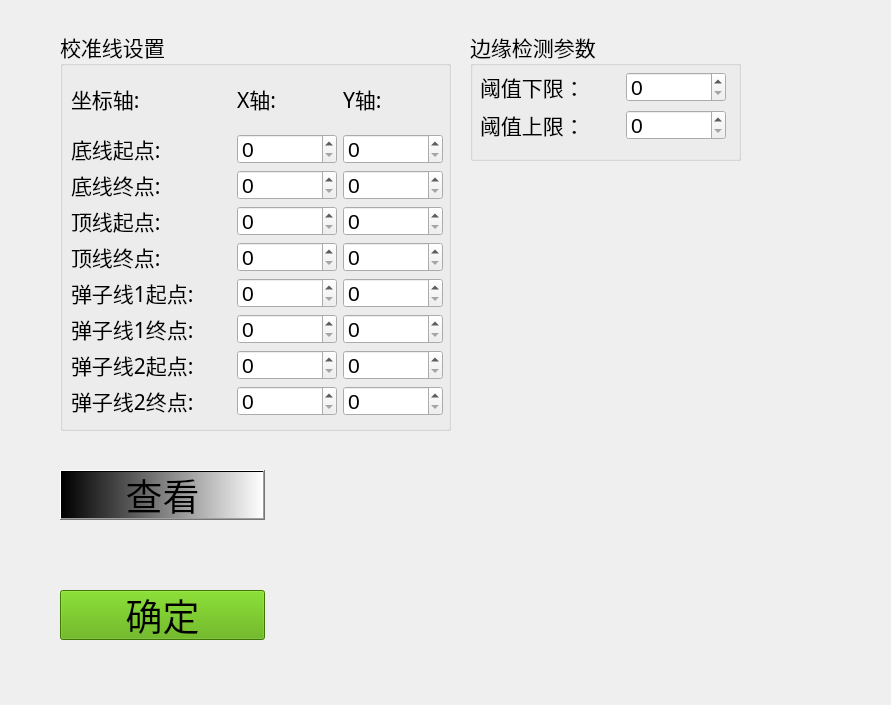
<?xml version="1.0" encoding="UTF-8"?>
<ui version="4.0">
 <class>Form</class>
 <widget class="QWidget" name="Form">
  <property name="geometry">
   <rect>
    <x>0</x>
    <y>0</y>
    <width>891</width>
    <height>705</height>
   </rect>
  </property>
  <property name="windowTitle">
   <string>设置标定线</string>
  </property>
  <widget class="QPushButton" name="pushButton_check">
   <property name="geometry">
    <rect>
     <x>60</x>
     <y>470</y>
     <width>205</width>
     <height>50</height>
    </rect>
   </property>
   <property name="sizePolicy">
    <sizepolicy hsizetype="Expanding" vsizetype="Fixed">
     <horstretch>0</horstretch>
     <verstretch>0</verstretch>
    </sizepolicy>
   </property>
   <property name="minimumSize">
    <size>
     <width>205</width>
     <height>50</height>
    </size>
   </property>
   <property name="maximumSize">
    <size>
     <width>205</width>
     <height>50</height>
    </size>
   </property>
   <property name="font">
    <font>
     <family>华文楷体</family>
     <pointsize>28</pointsize>
    </font>
   </property>
   <property name="styleSheet">
    <string notr="true">background-color: qlineargradient(spread:pad, x1:0, y1:0, x2:1, y2:0, stop:0 rgba(0, 0, 0, 255), stop:1 rgba(255, 255, 255, 255));</string>
   </property>
   <property name="text">
    <string>查看</string>
   </property>
  </widget>
  <widget class="QPushButton" name="pushButton_submit">
   <property name="geometry">
    <rect>
     <x>60</x>
     <y>590</y>
     <width>205</width>
     <height>50</height>
    </rect>
   </property>
   <property name="sizePolicy">
    <sizepolicy hsizetype="Expanding" vsizetype="Fixed">
     <horstretch>0</horstretch>
     <verstretch>0</verstretch>
    </sizepolicy>
   </property>
   <property name="minimumSize">
    <size>
     <width>205</width>
     <height>50</height>
    </size>
   </property>
   <property name="maximumSize">
    <size>
     <width>205</width>
     <height>50</height>
    </size>
   </property>
   <property name="font">
    <font>
     <family>华文楷体</family>
     <pointsize>28</pointsize>
    </font>
   </property>
   <property name="styleSheet">
    <string notr="true">background-color: rgb(85, 170, 0);</string>
   </property>
   <property name="text">
    <string>确定</string>
   </property>
  </widget>
  <widget class="QGroupBox" name="groupBox">
   <property name="geometry">
    <rect>
     <x>60</x>
     <y>30</y>
     <width>391</width>
     <height>401</height>
    </rect>
   </property>
   <property name="font">
    <font>
     <family>华文楷体</family>
     <pointsize>16</pointsize>
    </font>
   </property>
   <property name="title">
    <string>校准线设置</string>
   </property>
   <widget class="QWidget" name="">
    <property name="geometry">
     <rect>
      <x>11</x>
      <y>40</y>
      <width>372</width>
      <height>346</height>
     </rect>
    </property>
    <layout class="QGridLayout" name="gridLayout">
     <item row="0" column="0">
      <layout class="QHBoxLayout" name="horizontalLayout_9">
       <item>
        <widget class="QLabel" name="label_Axis">
         <property name="minimumSize">
          <size>
           <width>160</width>
           <height>30</height>
          </size>
         </property>
         <property name="font">
          <font>
           <family>华文楷体</family>
           <pointsize>16</pointsize>
          </font>
         </property>
         <property name="text">
          <string>坐标轴:   </string>
         </property>
        </widget>
       </item>
       <item>
        <widget class="QLabel" name="label_Axis_X">
         <property name="minimumSize">
          <size>
           <width>60</width>
           <height>30</height>
          </size>
         </property>
         <property name="font">
          <font>
           <family>华文楷体</family>
           <pointsize>16</pointsize>
          </font>
         </property>
         <property name="text">
          <string>X轴:</string>
         </property>
        </widget>
       </item>
       <item>
        <widget class="QLabel" name="label_Axis_Y">
         <property name="minimumSize">
          <size>
           <width>60</width>
           <height>30</height>
          </size>
         </property>
         <property name="font">
          <font>
           <family>华文楷体</family>
           <pointsize>16</pointsize>
          </font>
         </property>
         <property name="text">
          <string>Y轴:</string>
         </property>
        </widget>
       </item>
      </layout>
     </item>
     <item row="1" column="0">
      <layout class="QHBoxLayout" name="horizontalLayout">
       <item>
        <widget class="QLabel" name="label_">
         <property name="minimumSize">
          <size>
           <width>60</width>
           <height>30</height>
          </size>
         </property>
         <property name="font">
          <font>
           <family>华文楷体</family>
           <pointsize>16</pointsize>
          </font>
         </property>
         <property name="text">
          <string>底线起点:</string>
         </property>
        </widget>
       </item>
       <item>
        <widget class="QSpinBox" name="spinBox_ptStart_bottom_x">
         <property name="sizePolicy">
          <sizepolicy hsizetype="Minimum" vsizetype="Fixed">
           <horstretch>0</horstretch>
           <verstretch>1</verstretch>
          </sizepolicy>
         </property>
         <property name="minimumSize">
          <size>
           <width>100</width>
           <height>30</height>
          </size>
         </property>
         <property name="maximumSize">
          <size>
           <width>100</width>
           <height>30</height>
          </size>
         </property>
         <property name="font">
          <font>
           <family>Arial</family>
           <pointsize>16</pointsize>
          </font>
         </property>
         <property name="maximum">
          <number>2048</number>
         </property>
         <property name="singleStep">
          <number>1</number>
         </property>
        </widget>
       </item>
       <item>
        <widget class="QSpinBox" name="spinBox_ptStart_bottom_y">
         <property name="sizePolicy">
          <sizepolicy hsizetype="Minimum" vsizetype="Fixed">
           <horstretch>0</horstretch>
           <verstretch>1</verstretch>
          </sizepolicy>
         </property>
         <property name="minimumSize">
          <size>
           <width>100</width>
           <height>30</height>
          </size>
         </property>
         <property name="maximumSize">
          <size>
           <width>100</width>
           <height>30</height>
          </size>
         </property>
         <property name="font">
          <font>
           <family>Arial</family>
           <pointsize>16</pointsize>
          </font>
         </property>
         <property name="maximum">
          <number>2048</number>
         </property>
         <property name="singleStep">
          <number>1</number>
         </property>
        </widget>
       </item>
      </layout>
     </item>
     <item row="2" column="0">
      <layout class="QHBoxLayout" name="horizontalLayout_2">
       <item>
        <widget class="QLabel" name="label_2">
         <property name="minimumSize">
          <size>
           <width>60</width>
           <height>30</height>
          </size>
         </property>
         <property name="font">
          <font>
           <family>华文楷体</family>
           <pointsize>16</pointsize>
          </font>
         </property>
         <property name="text">
          <string>底线终点:</string>
         </property>
        </widget>
       </item>
       <item>
        <widget class="QSpinBox" name="spinBox_ptEnd_bottom_x">
         <property name="sizePolicy">
          <sizepolicy hsizetype="Minimum" vsizetype="Fixed">
           <horstretch>0</horstretch>
           <verstretch>1</verstretch>
          </sizepolicy>
         </property>
         <property name="minimumSize">
          <size>
           <width>100</width>
           <height>30</height>
          </size>
         </property>
         <property name="maximumSize">
          <size>
           <width>100</width>
           <height>30</height>
          </size>
         </property>
         <property name="font">
          <font>
           <family>Arial</family>
           <pointsize>16</pointsize>
          </font>
         </property>
         <property name="maximum">
          <number>2048</number>
         </property>
        </widget>
       </item>
       <item>
        <widget class="QSpinBox" name="spinBox_ptEnd_bottom_y">
         <property name="sizePolicy">
          <sizepolicy hsizetype="Minimum" vsizetype="Fixed">
           <horstretch>0</horstretch>
           <verstretch>1</verstretch>
          </sizepolicy>
         </property>
         <property name="minimumSize">
          <size>
           <width>100</width>
           <height>30</height>
          </size>
         </property>
         <property name="maximumSize">
          <size>
           <width>100</width>
           <height>30</height>
          </size>
         </property>
         <property name="font">
          <font>
           <family>Arial</family>
           <pointsize>16</pointsize>
          </font>
         </property>
         <property name="maximum">
          <number>2048</number>
         </property>
        </widget>
       </item>
      </layout>
     </item>
     <item row="3" column="0">
      <layout class="QHBoxLayout" name="horizontalLayout_3">
       <item>
        <widget class="QLabel" name="label_3">
         <property name="minimumSize">
          <size>
           <width>60</width>
           <height>30</height>
          </size>
         </property>
         <property name="font">
          <font>
           <family>华文楷体</family>
           <pointsize>16</pointsize>
          </font>
         </property>
         <property name="text">
          <string>顶线起点:</string>
         </property>
        </widget>
       </item>
       <item>
        <widget class="QSpinBox" name="spinBox_ptStart_top_x">
         <property name="sizePolicy">
          <sizepolicy hsizetype="Minimum" vsizetype="Fixed">
           <horstretch>0</horstretch>
           <verstretch>1</verstretch>
          </sizepolicy>
         </property>
         <property name="minimumSize">
          <size>
           <width>100</width>
           <height>30</height>
          </size>
         </property>
         <property name="maximumSize">
          <size>
           <width>100</width>
           <height>30</height>
          </size>
         </property>
         <property name="font">
          <font>
           <family>Arial</family>
           <pointsize>16</pointsize>
          </font>
         </property>
         <property name="maximum">
          <number>2048</number>
         </property>
        </widget>
       </item>
       <item>
        <widget class="QSpinBox" name="spinBox_ptStart_top_y">
         <property name="sizePolicy">
          <sizepolicy hsizetype="Minimum" vsizetype="Fixed">
           <horstretch>0</horstretch>
           <verstretch>1</verstretch>
          </sizepolicy>
         </property>
         <property name="minimumSize">
          <size>
           <width>100</width>
           <height>30</height>
          </size>
         </property>
         <property name="maximumSize">
          <size>
           <width>100</width>
           <height>30</height>
          </size>
         </property>
         <property name="font">
          <font>
           <family>Arial</family>
           <pointsize>16</pointsize>
          </font>
         </property>
         <property name="maximum">
          <number>2048</number>
         </property>
        </widget>
       </item>
      </layout>
     </item>
     <item row="4" column="0">
      <layout class="QHBoxLayout" name="horizontalLayout_4">
       <item>
        <widget class="QLabel" name="label_4">
         <property name="minimumSize">
          <size>
           <width>60</width>
           <height>30</height>
          </size>
         </property>
         <property name="font">
          <font>
           <family>华文楷体</family>
           <pointsize>16</pointsize>
          </font>
         </property>
         <property name="text">
          <string>顶线终点:</string>
         </property>
        </widget>
       </item>
       <item>
        <widget class="QSpinBox" name="spinBox_ptEnd_top_x">
         <property name="sizePolicy">
          <sizepolicy hsizetype="Minimum" vsizetype="Fixed">
           <horstretch>0</horstretch>
           <verstretch>1</verstretch>
          </sizepolicy>
         </property>
         <property name="minimumSize">
          <size>
           <width>100</width>
           <height>30</height>
          </size>
         </property>
         <property name="maximumSize">
          <size>
           <width>100</width>
           <height>30</height>
          </size>
         </property>
         <property name="font">
          <font>
           <family>Arial</family>
           <pointsize>16</pointsize>
          </font>
         </property>
         <property name="maximum">
          <number>2048</number>
         </property>
        </widget>
       </item>
       <item>
        <widget class="QSpinBox" name="spinBox_ptEnd_top_y">
         <property name="sizePolicy">
          <sizepolicy hsizetype="Minimum" vsizetype="Fixed">
           <horstretch>0</horstretch>
           <verstretch>1</verstretch>
          </sizepolicy>
         </property>
         <property name="minimumSize">
          <size>
           <width>100</width>
           <height>30</height>
          </size>
         </property>
         <property name="maximumSize">
          <size>
           <width>100</width>
           <height>30</height>
          </size>
         </property>
         <property name="font">
          <font>
           <family>Arial</family>
           <pointsize>16</pointsize>
          </font>
         </property>
         <property name="maximum">
          <number>2048</number>
         </property>
        </widget>
       </item>
      </layout>
     </item>
     <item row="5" column="0">
      <layout class="QHBoxLayout" name="horizontalLayout_5">
       <item>
        <widget class="QLabel" name="label_5">
         <property name="minimumSize">
          <size>
           <width>60</width>
           <height>30</height>
          </size>
         </property>
         <property name="font">
          <font>
           <family>华文楷体</family>
           <pointsize>16</pointsize>
          </font>
         </property>
         <property name="text">
          <string>弹子线1起点:</string>
         </property>
        </widget>
       </item>
       <item>
        <widget class="QSpinBox" name="spinBox_pts_vertical1_start_x">
         <property name="sizePolicy">
          <sizepolicy hsizetype="Minimum" vsizetype="Fixed">
           <horstretch>0</horstretch>
           <verstretch>1</verstretch>
          </sizepolicy>
         </property>
         <property name="minimumSize">
          <size>
           <width>100</width>
           <height>30</height>
          </size>
         </property>
         <property name="maximumSize">
          <size>
           <width>100</width>
           <height>30</height>
          </size>
         </property>
         <property name="font">
          <font>
           <family>Arial</family>
           <pointsize>16</pointsize>
          </font>
         </property>
         <property name="maximum">
          <number>2048</number>
         </property>
        </widget>
       </item>
       <item>
        <widget class="QSpinBox" name="spinBox_pts_vertical1_start_y">
         <property name="sizePolicy">
          <sizepolicy hsizetype="Minimum" vsizetype="Fixed">
           <horstretch>0</horstretch>
           <verstretch>1</verstretch>
          </sizepolicy>
         </property>
         <property name="minimumSize">
          <size>
           <width>100</width>
           <height>30</height>
          </size>
         </property>
         <property name="maximumSize">
          <size>
           <width>100</width>
           <height>30</height>
          </size>
         </property>
         <property name="font">
          <font>
           <family>Arial</family>
           <pointsize>16</pointsize>
          </font>
         </property>
         <property name="maximum">
          <number>2048</number>
         </property>
        </widget>
       </item>
      </layout>
     </item>
     <item row="6" column="0">
      <layout class="QHBoxLayout" name="horizontalLayout_6">
       <item>
        <widget class="QLabel" name="label_8">
         <property name="minimumSize">
          <size>
           <width>60</width>
           <height>30</height>
          </size>
         </property>
         <property name="font">
          <font>
           <family>华文楷体</family>
           <pointsize>16</pointsize>
          </font>
         </property>
         <property name="text">
          <string>弹子线1终点:</string>
         </property>
        </widget>
       </item>
       <item>
        <widget class="QSpinBox" name="spinBox_pts_vertical1_end_x">
         <property name="sizePolicy">
          <sizepolicy hsizetype="Minimum" vsizetype="Fixed">
           <horstretch>0</horstretch>
           <verstretch>1</verstretch>
          </sizepolicy>
         </property>
         <property name="minimumSize">
          <size>
           <width>100</width>
           <height>30</height>
          </size>
         </property>
         <property name="maximumSize">
          <size>
           <width>100</width>
           <height>30</height>
          </size>
         </property>
         <property name="font">
          <font>
           <family>Arial</family>
           <pointsize>16</pointsize>
          </font>
         </property>
         <property name="maximum">
          <number>2048</number>
         </property>
        </widget>
       </item>
       <item>
        <widget class="QSpinBox" name="spinBox_pts_vertical1_end_y">
         <property name="sizePolicy">
          <sizepolicy hsizetype="Minimum" vsizetype="Fixed">
           <horstretch>0</horstretch>
           <verstretch>1</verstretch>
          </sizepolicy>
         </property>
         <property name="minimumSize">
          <size>
           <width>100</width>
           <height>30</height>
          </size>
         </property>
         <property name="maximumSize">
          <size>
           <width>100</width>
           <height>30</height>
          </size>
         </property>
         <property name="font">
          <font>
           <family>Arial</family>
           <pointsize>16</pointsize>
          </font>
         </property>
         <property name="maximum">
          <number>2048</number>
         </property>
        </widget>
       </item>
      </layout>
     </item>
     <item row="7" column="0">
      <layout class="QHBoxLayout" name="horizontalLayout_7">
       <item>
        <widget class="QLabel" name="label_6">
         <property name="minimumSize">
          <size>
           <width>60</width>
           <height>30</height>
          </size>
         </property>
         <property name="font">
          <font>
           <family>华文楷体</family>
           <pointsize>16</pointsize>
          </font>
         </property>
         <property name="text">
          <string>弹子线2起点:</string>
         </property>
        </widget>
       </item>
       <item>
        <widget class="QSpinBox" name="spinBox_pts_vertical2_start_x">
         <property name="sizePolicy">
          <sizepolicy hsizetype="Minimum" vsizetype="Fixed">
           <horstretch>0</horstretch>
           <verstretch>1</verstretch>
          </sizepolicy>
         </property>
         <property name="minimumSize">
          <size>
           <width>100</width>
           <height>30</height>
          </size>
         </property>
         <property name="maximumSize">
          <size>
           <width>100</width>
           <height>30</height>
          </size>
         </property>
         <property name="font">
          <font>
           <family>Arial</family>
           <pointsize>16</pointsize>
          </font>
         </property>
         <property name="maximum">
          <number>2048</number>
         </property>
        </widget>
       </item>
       <item>
        <widget class="QSpinBox" name="spinBox_pts_vertical2_start_y">
         <property name="sizePolicy">
          <sizepolicy hsizetype="Minimum" vsizetype="Fixed">
           <horstretch>0</horstretch>
           <verstretch>1</verstretch>
          </sizepolicy>
         </property>
         <property name="minimumSize">
          <size>
           <width>100</width>
           <height>30</height>
          </size>
         </property>
         <property name="maximumSize">
          <size>
           <width>100</width>
           <height>30</height>
          </size>
         </property>
         <property name="font">
          <font>
           <family>Arial</family>
           <pointsize>16</pointsize>
          </font>
         </property>
         <property name="maximum">
          <number>2048</number>
         </property>
        </widget>
       </item>
      </layout>
     </item>
     <item row="8" column="0">
      <layout class="QHBoxLayout" name="horizontalLayout_8">
       <item>
        <widget class="QLabel" name="label_9">
         <property name="minimumSize">
          <size>
           <width>60</width>
           <height>30</height>
          </size>
         </property>
         <property name="font">
          <font>
           <family>华文楷体</family>
           <pointsize>16</pointsize>
          </font>
         </property>
         <property name="text">
          <string>弹子线2终点:</string>
         </property>
        </widget>
       </item>
       <item>
        <widget class="QSpinBox" name="spinBox_pts_vertical2_end_x">
         <property name="sizePolicy">
          <sizepolicy hsizetype="Minimum" vsizetype="Fixed">
           <horstretch>0</horstretch>
           <verstretch>1</verstretch>
          </sizepolicy>
         </property>
         <property name="minimumSize">
          <size>
           <width>100</width>
           <height>30</height>
          </size>
         </property>
         <property name="maximumSize">
          <size>
           <width>100</width>
           <height>30</height>
          </size>
         </property>
         <property name="font">
          <font>
           <family>Arial</family>
           <pointsize>16</pointsize>
          </font>
         </property>
         <property name="maximum">
          <number>2048</number>
         </property>
        </widget>
       </item>
       <item>
        <widget class="QSpinBox" name="spinBox_pts_vertical2_end_y">
         <property name="sizePolicy">
          <sizepolicy hsizetype="Minimum" vsizetype="Fixed">
           <horstretch>0</horstretch>
           <verstretch>1</verstretch>
          </sizepolicy>
         </property>
         <property name="minimumSize">
          <size>
           <width>100</width>
           <height>30</height>
          </size>
         </property>
         <property name="maximumSize">
          <size>
           <width>100</width>
           <height>30</height>
          </size>
         </property>
         <property name="font">
          <font>
           <family>Arial</family>
           <pointsize>16</pointsize>
          </font>
         </property>
         <property name="maximum">
          <number>2048</number>
         </property>
        </widget>
       </item>
      </layout>
     </item>
    </layout>
   </widget>
  </widget>
  <widget class="QGroupBox" name="groupBox_2">
   <property name="geometry">
    <rect>
     <x>470</x>
     <y>30</y>
     <width>271</width>
     <height>131</height>
    </rect>
   </property>
   <property name="font">
    <font>
     <family>华文楷体</family>
     <pointsize>16</pointsize>
    </font>
   </property>
   <property name="title">
    <string>边缘检测参数</string>
   </property>
   <widget class="QWidget" name="layoutWidget">
    <property name="geometry">
     <rect>
      <x>10</x>
      <y>40</y>
      <width>246</width>
      <height>73</height>
     </rect>
    </property>
    <layout class="QGridLayout" name="gridLayout_4">
     <item row="0" column="0">
      <layout class="QHBoxLayout" name="horizontalLayout_28">
       <item>
        <widget class="QLabel" name="label_28">
         <property name="minimumSize">
          <size>
           <width>60</width>
           <height>30</height>
          </size>
         </property>
         <property name="font">
          <font>
           <family>华文楷体</family>
           <pointsize>16</pointsize>
          </font>
         </property>
         <property name="text">
          <string>阈值下限：</string>
         </property>
        </widget>
       </item>
       <item>
        <widget class="QSpinBox" name="spinBox_min_threshold">
         <property name="sizePolicy">
          <sizepolicy hsizetype="Minimum" vsizetype="Fixed">
           <horstretch>0</horstretch>
           <verstretch>1</verstretch>
          </sizepolicy>
         </property>
         <property name="minimumSize">
          <size>
           <width>100</width>
           <height>30</height>
          </size>
         </property>
         <property name="maximumSize">
          <size>
           <width>100</width>
           <height>30</height>
          </size>
         </property>
         <property name="font">
          <font>
           <family>Arial</family>
           <pointsize>16</pointsize>
          </font>
         </property>
         <property name="maximum">
          <number>255</number>
         </property>
         <property name="singleStep">
          <number>1</number>
         </property>
        </widget>
       </item>
      </layout>
     </item>
     <item row="1" column="0">
      <layout class="QHBoxLayout" name="horizontalLayout_29">
       <item>
        <widget class="QLabel" name="label_29">
         <property name="minimumSize">
          <size>
           <width>60</width>
           <height>30</height>
          </size>
         </property>
         <property name="font">
          <font>
           <family>华文楷体</family>
           <pointsize>16</pointsize>
          </font>
         </property>
         <property name="text">
          <string>阈值上限：</string>
         </property>
        </widget>
       </item>
       <item>
        <widget class="QSpinBox" name="spinBox_max_threshold">
         <property name="sizePolicy">
          <sizepolicy hsizetype="Minimum" vsizetype="Fixed">
           <horstretch>0</horstretch>
           <verstretch>1</verstretch>
          </sizepolicy>
         </property>
         <property name="minimumSize">
          <size>
           <width>100</width>
           <height>30</height>
          </size>
         </property>
         <property name="maximumSize">
          <size>
           <width>100</width>
           <height>30</height>
          </size>
         </property>
         <property name="font">
          <font>
           <family>Arial</family>
           <pointsize>16</pointsize>
          </font>
         </property>
         <property name="maximum">
          <number>255</number>
         </property>
         <property name="singleStep">
          <number>1</number>
         </property>
        </widget>
       </item>
      </layout>
     </item>
    </layout>
   </widget>
  </widget>
 </widget>
 <resources/>
 <connections>
  <connection>
   <sender>pushButton_check</sender>
   <signal>clicked()</signal>
   <receiver>Form</receiver>
   <slot>check()</slot>
   <hints>
    <hint type="sourcelabel">
     <x>78</x>
     <y>493</y>
    </hint>
    <hint type="destinationlabel">
     <x>-19</x>
     <y>490</y>
    </hint>
   </hints>
  </connection>
  <connection>
   <sender>pushButton_submit</sender>
   <signal>clicked()</signal>
   <receiver>Form</receiver>
   <slot>submit()</slot>
   <hints>
    <hint type="sourcelabel">
     <x>67</x>
     <y>616</y>
    </hint>
    <hint type="destinationlabel">
     <x>-17</x>
     <y>616</y>
    </hint>
   </hints>
  </connection>
 </connections>
 <slots>
  <slot>submit()</slot>
  <slot>check()</slot>
 </slots>
</ui>
